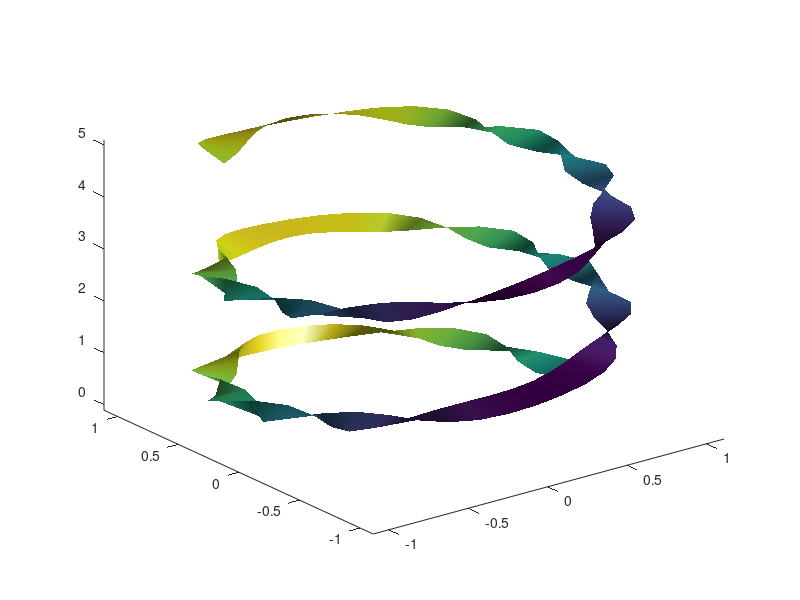

The MATLAB script that drew this image:
t = 0:.15:15;
verts = {[cos(t)' sin(t)' (t/3)']};
twistangle = {cos(t)'};
streamribbon(verts,twistangle);
axis tight
shading interp
view(3)
camlight 
lighting gouraud;
